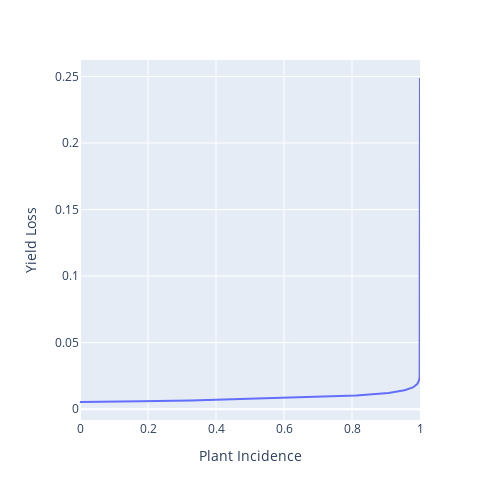

Notebook code cell kept with this figure:
### Markdown cell above
### Yield Loss vs Plant Incidence (Effect on Quantity metric)

### Code cell
# Data
data_cone_incidence_leaf_incidence = df_cone_incidence_leaf_incidence.to_numpy()
data_yield_loss_cone_incidence = df_yield_loss_cone_incidence.to_numpy()

# Linear regressions
a1, b1 = np.polyfit(data_cone_incidence_leaf_incidence[:, 0], data_cone_incidence_leaf_incidence[:, 1], 1)
a2, b2 = np.polyfit(data_yield_loss_cone_incidence[:, 0], data_yield_loss_cone_incidence[:, 1], 1)


# YIELD LOSS VS. PLANT INCIDENCE


# Function to estimate yield loss given plant incidence (probability of disease in plants)
def yield_loss_plant_incidence(plant_incidence, n=100, D=1.19):
    
    # n is the number of leaves sampled and D is the index of dispersion
    n_D = n / D 
    
    leaf_incidence = 1 - (1 - plant_incidence) ** (1 / n_D)
    
    cone_incidence = a1 * leaf_incidence + b1
    
    yield_loss = a2 * cone_incidence
    
    return yield_loss


x = np.linspace(0, 1, 1000)

px.line(x=x, y=yield_loss_plant_incidence(x), labels={"x": "Plant Incidence", "y": "Yield Loss"}, width=500, height=500)

### Figure 1 — Plotly figure (JSON) as saved in the notebook; plotly's stock layout.template omitted (floating-point values rounded to 4 significant figures; data arrays with more than 128 entries replaced by an {"elided": "..."} marker saying what was removed)
{"data": [{"hovertemplate": "Plant Incidence=%{x}<br>Yield Loss=%{y}<extra></extra>", "legendgroup": "", "line": {"color": "#636efa", "dash": "solid"}, "marker": {"symbol": "circle"}, "mode": "lines", "name": "", "orientation": "v", "showlegend": false, "type": "scatter", "x": {"elided": "1000 float values"}, "xaxis": "x", "y": {"elided": "1000 float values"}, "yaxis": "y"}], "layout": {"height": 500, "legend": {"tracegroupgap": 0}, "margin": {"t": 60}, "width": 500, "xaxis": {"anchor": "y", "domain": [0, 1], "title": {"text": "Plant Incidence"}}, "yaxis": {"anchor": "x", "domain": [0, 1], "title": {"text": "Yield Loss"}}}}
